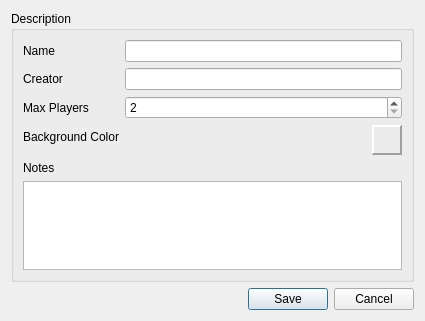
<?xml version="1.0" encoding="UTF-8"?>
<ui version="4.0">
 <class>EditMapDialog</class>
 <widget class="QDialog" name="EditMapDialog">
  <property name="geometry">
   <rect>
    <x>0</x>
    <y>0</y>
    <width>425</width>
    <height>321</height>
   </rect>
  </property>
  <property name="windowTitle">
   <string>Edit map</string>
  </property>
  <layout class="QVBoxLayout" name="verticalLayout">
   <item>
    <widget class="QGroupBox" name="mSceneGB">
     <property name="title">
      <string>Description</string>
     </property>
     <property name="checkable">
      <bool>false</bool>
     </property>
     <property name="checked">
      <bool>false</bool>
     </property>
     <layout class="QFormLayout" name="formLayout_3">
      <item row="0" column="0">
       <widget class="QLabel" name="label_8">
        <property name="text">
         <string>Name</string>
        </property>
       </widget>
      </item>
      <item row="0" column="1">
       <widget class="QLineEdit" name="mMapNameLE"/>
      </item>
      <item row="1" column="0">
       <widget class="QLabel" name="label_9">
        <property name="text">
         <string>Creator</string>
        </property>
       </widget>
      </item>
      <item row="1" column="1">
       <widget class="QLineEdit" name="mCreatorLE"/>
      </item>
      <item row="2" column="0">
       <widget class="QLabel" name="label_10">
        <property name="text">
         <string>Max Players</string>
        </property>
       </widget>
      </item>
      <item row="2" column="1">
       <widget class="QSpinBox" name="mMaxPlayersSB_2">
        <property name="minimum">
         <number>2</number>
        </property>
        <property name="maximum">
         <number>16</number>
        </property>
       </widget>
      </item>
      <item row="3" column="0">
       <widget class="QLabel" name="mColorLbl_2">
        <property name="enabled">
         <bool>true</bool>
        </property>
        <property name="text">
         <string>Background Color</string>
        </property>
        <property name="alignment">
         <set>Qt::AlignLeading|Qt::AlignLeft|Qt::AlignVCenter</set>
        </property>
       </widget>
      </item>
      <item row="3" column="1">
       <layout class="QHBoxLayout" name="horizontalLayout_4">
        <item>
         <spacer name="horizontalSpacer_3">
          <property name="orientation">
           <enum>Qt::Horizontal</enum>
          </property>
          <property name="sizeHint" stdset="0">
           <size>
            <width>40</width>
            <height>20</height>
           </size>
          </property>
         </spacer>
        </item>
        <item>
         <widget class="ClickableFrame" name="mColorBtn_2">
          <property name="enabled">
           <bool>true</bool>
          </property>
          <property name="minimumSize">
           <size>
            <width>30</width>
            <height>30</height>
           </size>
          </property>
          <property name="maximumSize">
           <size>
            <width>20</width>
            <height>30</height>
           </size>
          </property>
          <property name="styleSheet">
           <string notr="true"/>
          </property>
          <property name="frameShape">
           <enum>QFrame::Panel</enum>
          </property>
          <property name="frameShadow">
           <enum>QFrame::Raised</enum>
          </property>
          <property name="lineWidth">
           <number>2</number>
          </property>
          <property name="midLineWidth">
           <number>0</number>
          </property>
         </widget>
        </item>
       </layout>
      </item>
      <item row="4" column="0">
       <widget class="QLabel" name="label_11">
        <property name="text">
         <string>Notes</string>
        </property>
       </widget>
      </item>
      <item row="5" column="0" colspan="2">
       <widget class="QPlainTextEdit" name="mSceneNotesPTE_2"/>
      </item>
     </layout>
    </widget>
   </item>
   <item>
    <layout class="QHBoxLayout" name="horizontalLayout_7">
     <item>
      <spacer name="horizontalSpacer_4">
       <property name="orientation">
        <enum>Qt::Horizontal</enum>
       </property>
       <property name="sizeHint" stdset="0">
        <size>
         <width>40</width>
         <height>20</height>
        </size>
       </property>
      </spacer>
     </item>
     <item>
      <widget class="QPushButton" name="mSaveBtn">
       <property name="text">
        <string>Save</string>
       </property>
      </widget>
     </item>
     <item>
      <widget class="QPushButton" name="mCancelBtn">
       <property name="text">
        <string>Cancel</string>
       </property>
      </widget>
     </item>
    </layout>
   </item>
  </layout>
 </widget>
 <customwidgets>
  <customwidget>
   <class>ClickableFrame</class>
   <extends>QFrame</extends>
   <header>clickableframe.h</header>
   <container>1</container>
   <slots>
    <signal>clicked()</signal>
   </slots>
  </customwidget>
 </customwidgets>
 <resources/>
 <connections>
  <connection>
   <sender>mSaveBtn</sender>
   <signal>pressed()</signal>
   <receiver>EditMapDialog</receiver>
   <slot>accept()</slot>
   <hints>
    <hint type="sourcelabel">
     <x>270</x>
     <y>300</y>
    </hint>
    <hint type="destinationlabel">
     <x>165</x>
     <y>297</y>
    </hint>
   </hints>
  </connection>
  <connection>
   <sender>mCancelBtn</sender>
   <signal>pressed()</signal>
   <receiver>EditMapDialog</receiver>
   <slot>reject()</slot>
   <hints>
    <hint type="sourcelabel">
     <x>381</x>
     <y>303</y>
    </hint>
    <hint type="destinationlabel">
     <x>202</x>
     <y>307</y>
    </hint>
   </hints>
  </connection>
 </connections>
</ui>
